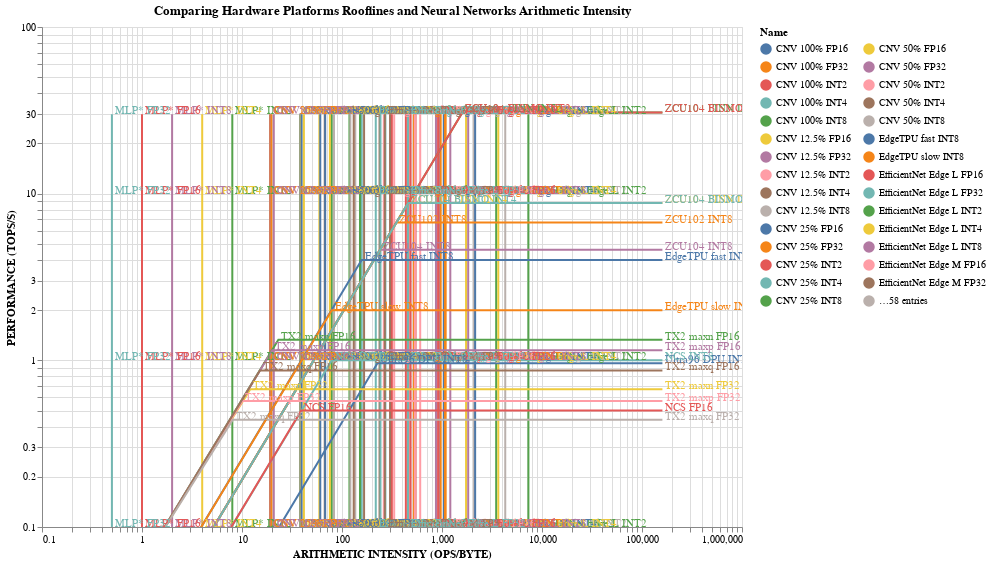

Here is the notebook cell this chart was saved with:
### Markdown cell above
Combining application requirements with hardware platform characteristics can be leveraged for performance predictions using UCB’s roofline models. Using assumptions for where weights, activation tensors, and state of a neural network are stored, combined with the size of the datatypes used, allow us to derive the arithmetic intensity of a neural network during inference. Combined with the roofline for a given hardware platform, we can provide insight as to whether a neural network will be memory or compute bound and guidance for what is theoretically possible in regards to its throughput.

### Code cell
#hide_input
# Run the Rooflines script which processes the data and creates the chart
%run scripts/altair_plots.py
rooflines(pd.read_csv("data/cleaned_csv/rooflines_hardware_neural_networks.csv"), 'imagenet|mnist|cifar')

### Figure 1 — Vega-Lite specification as saved in the notebook (floating-point values rounded to 4 significant figures; data arrays with more than 128 entries replaced by an {"elided": "..."} marker saying what was removed)
{"config": {"view": {"continuousWidth": 400, "continuousHeight": 300}}, "layer": [{"layer": [{"data": {"name": "data-af4769beeeee7fbd3b9dcf8e44483056"}, "mark": {"type": "line", "clip": true}, "encoding": {"color": {"condition": {"type": "nominal", "field": "Name", "selection": "INT2"}, "value": "lightgray"}, "order": {"type": "quantitative", "field": "arith_intens"}, "x": {"type": "quantitative", "field": "arith_intens", "scale": {"domain": [0.1, 160000], "type": "log"}, "title": "ARITHMETIC INTENSITY (OPS/BYTE)"}, "y": {"type": "quantitative", "field": "performance", "scale": {"domain": [0.2, 40], "type": "log"}, "title": "PERFORMANCE (TOPS/S)"}}, "height": 500, "selection": {"INT2": {"type": "single", "fields": ["Hide"], "bind": {"input": "checkbox"}}}, "title": "Comparing Hardware Platforms Rooflines and Neural Networks Arithmetic Intensity", "width": 700}, {"data": {"name": "data-c5795626d7ffc4d9c3951a9ed5512240"}, "mark": {"type": "line", "clip": true}, "encoding": {"color": {"condition": {"type": "nominal", "field": "Name", "selection": "INT4"}, "value": "lightgray"}, "order": {"type": "quantitative", "field": "arith_intens"}, "x": {"type": "quantitative", "field": "arith_intens", "scale": {"domain": [0.1, 160000], "type": "log"}, "title": "ARITHMETIC INTENSITY (OPS/BYTE)"}, "y": {"type": "quantitative", "field": "performance", "scale": {"domain": [0.2, 40], "type": "log"}, "title": "PERFORMANCE (TOPS/S)"}}, "height": 500, "selection": {"INT4": {"type": "single", "fields": ["Hide"], "bind": {"input": "checkbox"}}}, "title": "Comparing Hardware Platforms Rooflines and Neural Networks Arithmetic Intensity", "width": 700}, {"data": {"name": "data-6bb036f5743beba85cd1e0ad0f04b3fe"}, "mark": {"type": "line", "clip": true}, "encoding": {"color": {"condition": {"type": "nominal", "field": "Name", "selection": "INT8"}, "value": "lightgray"}, "order": {"type": "quantitative", "field": "arith_intens"}, "x": {"type": "quantitative", "field": "arith_intens", "scale": {"domain": [0.1, 160000], "type": "log"}, "title": "ARITHMETIC INTENSITY (OPS/BYTE)"}, "y": {"type": "quantitative", "field": "performance", "scale": {"domain": [0.2, 40], "type": "log"}, "title": "PERFORMANCE (TOPS/S)"}}, "height": 500, "selection": {"INT8": {"type": "single", "fields": ["Hide"], "bind": {"input": "checkbox"}}}, "title": "Comparing Hardware Platforms Rooflines and Neural Networks Arithmetic Intensity", "width": 700}, {"data": {"name": "data-02613aa67cca17af4af7d1b502d4b514"}, "mark": {"type": "line", "clip": true}, "encoding": {"color": {"condition": {"type": "nominal", "field": "Name", "selection": "FP16"}, "value": "lightgray"}, "order": {"type": "quantitative", "field": "arith_intens"}, "x": {"type": "quantitative", "field": "arith_intens", "scale": {"domain": [0.1, 160000], "type": "log"}, "title": "ARITHMETIC INTENSITY (OPS/BYTE)"}, "y": {"type": "quantitative", "field": "performance", "scale": {"domain": [0.2, 40], "type": "log"}, "title": "PERFORMANCE (TOPS/S)"}}, "height": 500, "selection": {"FP16": {"type": "single", "fields": ["Hide"], "bind": {"input": "checkbox"}}}, "title": "Comparing Hardware Platforms Rooflines and Neural Networks Arithmetic Intensity", "width": 700}, {"data": {"name": "data-12ec10a0813a34f2753263c5fb73bf4b"}, "mark": {"type": "line", "clip": true}, "encoding": {"color": {"condition": {"type": "nominal", "field": "Name", "selection": "FP32"}, "value": "lightgray"}, "order": {"type": "quantitative", "field": "arith_intens"}, "x": {"type": "quantitative", "field": "arith_intens", "scale": {"domain": [0.1, 160000], "type": "log"}, "title": "ARITHMETIC INTENSITY (OPS/BYTE)"}, "y": {"type": "quantitative", "field": "performance", "scale": {"domain": [0.2, 40], "type": "log"}, "title": "PERFORMANCE (TOPS/S)"}}, "height": 500, "selection": {"FP32": {"type": "single", "fields": ["Hide"], "bind": {"input": "checkbox"}}}, "title": "Comparing Hardware Platforms Rooflines and Neural Networks Arithmetic Intensity", "width": 700}, {"data": {"name": "data-5552f4bc2ea0b8077236233d9362be7f"}, "mark": {"type": "line", "clip": true}, "encoding": {"color": {"condition": {"type": "nominal", "field": "Name", "selection": "FPGAs  Ultra96  DPU  ZCU  "}, "value": "lightgray"}, "order": {"type": "quantitative", "field": "arith_intens"}, "x": {"type": "quantitative", "field": "arith_intens", "scale": {"domain": [0.1, 160000], "type": "log"}, "title": "ARITHMETIC INTENSITY (OPS/BYTE)"}, "y": {"type": "quantitative", "field": "performance", "scale": {"domain": [0.2, 40], "type": "log"}, "title": "PERFORMANCE (TOPS/S)"}}, "height": 500, "selection": {"FPGAs  Ultra96  DPU  ZCU  ": {"type": "single", "fields": ["Hide"], "bind": {"input": "checkbox"}}}, "title": "Comparing Hardware Platforms Rooflines and Neural Networks Arithmetic Intensity", "width": 700}, {"data": {"name": "data-59f79b70ac26650ee16fb33e419a4cdd"}, "mark": {"type": "line", "clip": true}, "encoding": {"color": {"condition": {"type": "nominal", "field": "Name", "selection": "INVIDIA  TX2  maxn, maxp, maxq  "}, "value": "lightgray"}, "order": {"type": "quantitative", "field": "arith_intens"}, "x": {"type": "quantitative", "field": "arith_intens", "scale": {"domain": [0.1, 160000], "type": "log"}, "title": "ARITHMETIC INTENSITY (OPS/BYTE)"}, "y": {"type": "quantitative", "field": "performance", "scale": {"domain": [0.2, 40], "type": "log"}, "title": "PERFORMANCE (TOPS/S)"}}, "height": 500, "selection": {"INVIDIA  TX2  maxn, maxp, maxq  ": {"type": "single", "fields": ["Hide"], "bind": {"input": "checkbox"}}}, "title": "Comparing Hardware Platforms Rooflines and Neural Networks Arithmetic Intensity", "width": 700}, {"data": {"name": "data-92df3446d2c065332553eb9ffb7dae17"}, "mark": {"type": "line", "clip": true}, "encoding": {"color": {"condition": {"type": "nominal", "field": "Name", "selection": "GOOGLE  EdgeTPU, fast, slow  "}, "value": "lightgray"}, "order": {"type": "quantitative", "field": "arith_intens"}, "x": {"type": "quantitative", "field": "arith_intens", "scale": {"domain": [0.1, 160000], "type": "log"}, "title": "ARITHMETIC INTENSITY (OPS/BYTE)"}, "y": {"type": "quantitative", "field": "performance", "scale": {"domain": [0.2, 40], "type": "log"}, "title": "PERFORMANCE (TOPS/S)"}}, "height": 500, "selection": {"GOOGLE  EdgeTPU, fast, slow  ": {"type": "single", "fields": ["Hide"], "bind": {"input": "checkbox"}}}, "title": "Comparing Hardware Platforms Rooflines and Neural Networks Arithmetic Intensity", "width": 700}, {"data": {"name": "data-3745a47dbf1f6c5f2af65983be61a8e2"}, "mark": {"type": "line", "clip": true}, "encoding": {"color": {"condition": {"type": "nominal", "field": "Name", "selection": "INTEL  NCS  "}, "value": "lightgray"}, "order": {"type": "quantitative", "field": "arith_intens"}, "x": {"type": "quantitative", "field": "arith_intens", "scale": {"domain": [0.1, 160000], "type": "log"}, "title": "ARITHMETIC INTENSITY (OPS/BYTE)"}, "y": {"type": "quantitative", "field": "performance", "scale": {"domain": [0.2, 40], "type": "log"}, "title": "PERFORMANCE (TOPS/S)"}}, "height": 500, "selection": {"INTEL  NCS  ": {"type": "single", "fields": ["Hide"], "bind": {"input": "checkbox"}}}, "title": "Comparing Hardware Platforms Rooflines and Neural Networks Arithmetic Intensity", "width": 700}]}, {"mark": {"type": "point", "clip": true}, "encoding": {"opacity": {"value": 0}, "x": {"type": "quantitative", "field": "arith_intens"}, "y": {"type": "quantitative", "field": "performance"}}, "selection": {"selector004": {"type": "single", "nearest": true, "on": "mouseover", "fields": ["arith_intens"]}}}, {"mark": {"type": "text", "align": "left", "clip": true, "dx": 3, "dy": -3}, "encoding": {"color": {"type": "nominal", "field": "Name", "legend": {"columns": 2}}, "text": {"condition": {"type": "nominal", "field": "Name", "selection": "selector004"}, "value": " "}, "x": {"type": "quantitative", "field": "arith_intens"}, "y": {"type": "quantitative", "field": "performance"}}, "selection": {"selector003": {"type": "interval", "bind": "scales", "encodings": ["x", "y"]}}}], "data": {"name": "data-9b5577c85c6dcc1f3ea6557afee93fbe"}, "height": 500, "width": 700, "$schema": "https://vega.github.io/schema/vega-lite/v4.0.2.json", "datasets": {"data-9b5577c85c6dcc1f3ea6557afee93fbe": {"elided": "331 records"}, "data-af4769beeeee7fbd3b9dcf8e44483056": [{"Name": "GoogLeNetv1 INT2", "arith_intens": "2093.97", "performance": 30.0}, {"Name": "MobileNetv1 INT2", "arith_intens": "1075.47", "performance": 30.0}, {"Name": "ResNet-50 100% INT2", "arith_intens": "1210.84", "performance": 30.0}, {"Name": "ResNet-50 80% INT2", "arith_intens": "1086.59", "performance": 30.0}, {"Name": "ResNet-50 50% INT2", "arith_intens": "949.85", "performance": 30.0}, {"Name": "ResNet-50 30% INT2", "arith_intens": "970.16", "performance": 30.0}, {"Name": "EfficientNet Edge S INT2", "arith_intens": "3481.48", "performance": 30.0}, {"Name": "EfficientNet Edge M INT2", "arith_intens": "4289.86", "performance": 30.0}, {"Name": "EfficientNet Edge L INT2", "arith_intens": "7313.21", "performance": 30.0}, {"Name": "CNV 100% INT2", "arith_intens": "304.95", "performance": 30.0}, {"Name": "CNV 50% INT2", "arith_intens": "308.32", "performance": 30.0}, {"Name": "CNV 25% INT2", "arith_intens": "315.01", "performance": 30.0}, {"Name": "CNV 12.5% INT2", "arith_intens": "332.61", "performance": 30.0}, {"Name": "MLP* INT2", "arith_intens": "8", "performance": 30.0}, {"Name": "GoogLeNetv1 INT2", "arith_intens": "2093.97", "performance": 1.0}, {"Name": "MobileNetv1 INT2", "arith_intens": "1075.47", "performance": 1.0}, {"Name": "ResNet-50 100% INT2", "arith_intens": "1210.84", "performance": 1.0}, {"Name": "ResNet-50 80% INT2", "arith_intens": "1086.59", "performance": 1.0}, {"Name": "ResNet-50 50% INT2", "arith_intens": "949.85", "performance": 1.0}, {"Name": "ResNet-50 30% INT2", "arith_intens": "970.16", "performance": 1.0}, {"Name": "EfficientNet Edge S INT2", "arith_intens": "3481.48", "performance": 1.0}, {"Name": "EfficientNet Edge M INT2", "arith_intens": "4289.86", "performance": 1.0}, {"Name": "EfficientNet Edge L INT2", "arith_intens": "7313.21", "performance": 1.0}, {"Name": "CNV 100% INT2", "arith_intens": "304.95", "performance": 1.0}, {"Name": "CNV 50% INT2", "arith_intens": "308.32", "performance": 1.0}, {"Name": "CNV 25% INT2", "arith_intens": "315.01", "performance": 1.0}, {"Name": "CNV 12.5% INT2", "arith_intens": "332.61", "performance": 1.0}, {"Name": "MLP* INT2", "arith_intens": "8", "performance": 1.0}, {"Name": "GoogLeNetv1 INT2", "arith_intens": "2093.97", "performance": 10.0}, {"Name": "MobileNetv1 INT2", "arith_intens": "1075.47", "performance": 10.0}, {"Name": "ResNet-50 100% INT2", "arith_intens": "1210.84", "performance": 10.0}, {"Name": "ResNet-50 80% INT2", "arith_intens": "1086.59", "performance": 10.0}, {"Name": "ResNet-50 50% INT2", "arith_intens": "949.85", "performance": 10.0}, {"Name": "ResNet-50 30% INT2", "arith_intens": "970.16", "performance": 10.0}, {"Name": "EfficientNet Edge S INT2", "arith_intens": "3481.48", "performance": 10.0}, {"Name": "EfficientNet Edge M INT2", "arith_intens": "4289.86", "performance": 10.0}, {"Name": "EfficientNet Edge L INT2", "arith_intens": "7313.21", "performance": 10.0}, {"Name": "CNV 100% INT2", "arith_intens": "304.95", "performance": 10.0}, {"Name": "CNV 50% INT2", "arith_intens": "308.32", "performance": 10.0}, {"Name": "CNV 25% INT2", "arith_intens": "315.01", "performance": 10.0}, {"Name": "CNV 12.5% INT2", "arith_intens": "332.61", "performance": 10.0}, {"Name": "MLP* INT2", "arith_intens": "8", "performance": 10.0}, {"Name": "GoogLeNetv1 INT2", "arith_intens": "2093.97", "performance": 0.1}, {"Name": "MobileNetv1 INT2", "arith_intens": "1075.47", "performance": 0.1}, {"Name": "ResNet-50 100% INT2", "arith_intens": "1210.84", "performance": 0.1}, {"Name": "ResNet-50 80% INT2", "arith_intens": "1086.59", "performance": 0.1}, {"Name": "ResNet-50 50% INT2", "arith_intens": "949.85", "performance": 0.1}, {"Name": "ResNet-50 30% INT2", "arith_intens": "970.16", "performance": 0.1}, {"Name": "EfficientNet Edge S INT2", "arith_intens": "3481.48", "performance": 0.1}, {"Name": "EfficientNet Edge M INT2", "arith_intens": "4289.86", "performance": 0.1}, {"Name": "EfficientNet Edge L INT2", "arith_intens": "7313.21", "performance": 0.1}, {"Name": "CNV 100% INT2", "arith_intens": "304.95", "performance": 0.1}, {"Name": "CNV 50% INT2", "arith_intens": "308.32", "performance": 0.1}, {"Name": "CNV 25% INT2", "arith_intens": "315.01", "performance": 0.1}, {"Name": "CNV 12.5% INT2", "arith_intens": "332.61", "performance": 0.1}, {"Name": "MLP* INT2", "arith_intens": "8", "performance": 0.1}], "data-c5795626d7ffc4d9c3951a9ed5512240": [{"Name": "GoogLeNetv1 INT4", "arith_intens": "1046.99", "performance": 30.0}, {"Name": "MobileNetv1 INT4", "arith_intens": "537.74", "performance": 30.0}, {"Name": "ResNet-50 100% INT4", "arith_intens": "605.42", "performance": 30.0}, {"Name": "ResNet-50 80% INT4", "arith_intens": "543.3", "performance": 30.0}, {"Name": "ResNet-50 50% INT4", "arith_intens": "474.93", "performance": 30.0}, {"Name": "ResNet-50 30% INT4", "arith_intens": "485.08", "performance": 30.0}, {"Name": "EfficientNet Edge S INT4", "arith_intens": "1740.74", "performance": 30.0}, {"Name": "EfficientNet Edge M INT4", "arith_intens": "2144.93", "performance": 30.0}, {"Name": "EfficientNet Edge L INT4", "arith_intens": "3656.6", "performance": 30.0}, {"Name": "CNV 100% INT4", "arith_intens": "152.48", "performance": 30.0}, {"Name": "CNV 50% INT4", "arith_intens": "154.16", "performance": 30.0}, {"Name": "CNV 25% INT4", "arith_intens": "157.51", "performance": 30.0}, {"Name": "CNV 12.5% INT4", "arith_intens": "166.3", "performance": 30.0}, {"Name": "MLP* INT4", "arith_intens": "4", "performance": 30.0}, {"Name": "GoogLeNetv1 INT4", "arith_intens": "1046.99", "performance": 1.0}, {"Name": "MobileNetv1 INT4", "arith_intens": "537.74", "performance": 1.0}, {"Name": "ResNet-50 100% INT4", "arith_intens": "605.42", "performance": 1.0}, {"Name": "ResNet-50 80% INT4", "arith_intens": "543.3", "performance": 1.0}, {"Name": "ResNet-50 50% INT4", "arith_intens": "474.93", "performance": 1.0}, {"Name": "ResNet-50 30% INT4", "arith_intens": "485.08", "performance": 1.0}, {"Name": "EfficientNet Edge S INT4", "arith_intens": "1740.74", "performance": 1.0}, {"Name": "EfficientNet Edge M INT4", "arith_intens": "2144.93", "performance": 1.0}, {"Name": "EfficientNet Edge L INT4", "arith_intens": "3656.6", "performance": 1.0}, {"Name": "CNV 100% INT4", "arith_intens": "152.48", "performance": 1.0}, {"Name": "CNV 50% INT4", "arith_intens": "154.16", "performance": 1.0}, {"Name": "CNV 25% INT4", "arith_intens": "157.51", "performance": 1.0}, {"Name": "CNV 12.5% INT4", "arith_intens": "166.3", "performance": 1.0}, {"Name": "MLP* INT4", "arith_intens": "4", "performance": 1.0}, {"Name": "GoogLeNetv1 INT4", "arith_intens": "1046.99", "performance": 10.0}, {"Name": "MobileNetv1 INT4", "arith_intens": "537.74", "performance": 10.0}, {"Name": "ResNet-50 100% INT4", "arith_intens": "605.42", "performance": 10.0}, {"Name": "ResNet-50 80% INT4", "arith_intens": "543.3", "performance": 10.0}, {"Name": "ResNet-50 50% INT4", "arith_intens": "474.93", "performance": 10.0}, {"Name": "ResNet-50 30% INT4", "arith_intens": "485.08", "performance": 10.0}, {"Name": "EfficientNet Edge S INT4", "arith_intens": "1740.74", "performance": 10.0}, {"Name": "EfficientNet Edge M INT4", "arith_intens": "2144.93", "performance": 10.0}, {"Name": "EfficientNet Edge L INT4", "arith_intens": "3656.6", "performance": 10.0}, {"Name": "CNV 100% INT4", "arith_intens": "152.48", "performance": 10.0}, {"Name": "CNV 50% INT4", "arith_intens": "154.16", "performance": 10.0}, {"Name": "CNV 25% INT4", "arith_intens": "157.51", "performance": 10.0}, {"Name": "CNV 12.5% INT4", "arith_intens": "166.3", "performance": 10.0}, {"Name": "MLP* INT4", "arith_intens": "4", "performance": 10.0}, {"Name": "GoogLeNetv1 INT4", "arith_intens": "1046.99", "performance": 0.1}, {"Name": "MobileNetv1 INT4", "arith_intens": "537.74", "performance": 0.1}, {"Name": "ResNet-50 100% INT4", "arith_intens": "605.42", "performance": 0.1}, {"Name": "ResNet-50 80% INT4", "arith_intens": "543.3", "performance": 0.1}, {"Name": "ResNet-50 50% INT4", "arith_intens": "474.93", "performance": 0.1}, {"Name": "ResNet-50 30% INT4", "arith_intens": "485.08", "performance": 0.1}, {"Name": "EfficientNet Edge S INT4", "arith_intens": "1740.74", "performance": 0.1}, {"Name": "EfficientNet Edge M INT4", "arith_intens": "2144.93", "performance": 0.1}, {"Name": "EfficientNet Edge L INT4", "arith_intens": "3656.6", "performance": 0.1}, {"Name": "CNV 100% INT4", "arith_intens": "152.48", "performance": 0.1}, {"Name": "CNV 50% INT4", "arith_intens": "154.16", "performance": 0.1}, {"Name": "CNV 25% INT4", "arith_intens": "157.51", "performance": 0.1}, {"Name": "CNV 12.5% INT4", "arith_intens": "166.3", "performance": 0.1}, {"Name": "MLP* INT4", "arith_intens": "4", "performance": 0.1}], "data-6bb036f5743beba85cd1e0ad0f04b3fe": [{"Name": "GoogLeNetv1 INT8", "arith_intens": "523.49", "performance": 30.0}, {"Name": "MobileNetv1 INT8", "arith_intens": "268.87", "performance": 30.0}, {"Name": "ResNet-50 100% INT8", "arith_intens": "302.71", "performance": 30.0}, {"Name": "ResNet-50 80% INT8", "arith_intens": "271.65", "performance": 30.0}, {"Name": "ResNet-50 50% INT8", "arith_intens": "237.46", "performance": 30.0}, {"Name": "ResNet-50 30% INT8", "arith_intens": "242.54", "performance": 30.0}, {"Name": "EfficientNet Edge S INT8", "arith_intens": "870.37", "performance": 30.0}, {"Name": "EfficientNet Edge M INT8", "arith_intens": "1072.46", "performance": 30.0}, {"Name": "EfficientNet Edge L INT8", "arith_intens": "1828.3", "performance": 30.0}, {"Name": "CNV 100% INT8", "arith_intens": "76.24", "performance": 30.0}, {"Name": "CNV 50% INT8", "arith_intens": "77.08", "performance": 30.0}, {"Name": "CNV 25% INT8", "arith_intens": "78.75", "performance": 30.0}, {"Name": "CNV 12.5% INT8", "arith_intens": "83.15", "performance": 30.0}, {"Name": "MLP* INT8", "arith_intens": "2", "performance": 30.0}, {"Name": "GoogLeNetv1 INT8", "arith_intens": "523.49", "performance": 1.0}, {"Name": "MobileNetv1 INT8", "arith_intens": "268.87", "performance": 1.0}, {"Name": "ResNet-50 100% INT8", "arith_intens": "302.71", "performance": 1.0}, {"Name": "ResNet-50 80% INT8", "arith_intens": "271.65", "performance": 1.0}, {"Name": "ResNet-50 50% INT8", "arith_intens": "237.46", "performance": 1.0}, {"Name": "ResNet-50 30% INT8", "arith_intens": "242.54", "performance": 1.0}, {"Name": "EfficientNet Edge S INT8", "arith_intens": "870.37", "performance": 1.0}, {"Name": "EfficientNet Edge M INT8", "arith_intens": "1072.46", "performance": 1.0}, {"Name": "EfficientNet Edge L INT8", "arith_intens": "1828.3", "performance": 1.0}, {"Name": "CNV 100% INT8", "arith_intens": "76.24", "performance": 1.0}, {"Name": "CNV 50% INT8", "arith_intens": "77.08", "performance": 1.0}, {"Name": "CNV 25% INT8", "arith_intens": "78.75", "performance": 1.0}, {"Name": "CNV 12.5% INT8", "arith_intens": "83.15", "performance": 1.0}, {"Name": "MLP* INT8", "arith_intens": "2", "performance": 1.0}, {"Name": "GoogLeNetv1 INT8", "arith_intens": "523.49", "performance": 10.0}, {"Name": "MobileNetv1 INT8", "arith_intens": "268.87", "performance": 10.0}, {"Name": "ResNet-50 100% INT8", "arith_intens": "302.71", "performance": 10.0}, {"Name": "ResNet-50 80% INT8", "arith_intens": "271.65", "performance": 10.0}, {"Name": "ResNet-50 50% INT8", "arith_intens": "237.46", "performance": 10.0}, {"Name": "ResNet-50 30% INT8", "arith_intens": "242.54", "performance": 10.0}, {"Name": "EfficientNet Edge S INT8", "arith_intens": "870.37", "performance": 10.0}, {"Name": "EfficientNet Edge M INT8", "arith_intens": "1072.46", "performance": 10.0}, {"Name": "EfficientNet Edge L INT8", "arith_intens": "1828.3", "performance": 10.0}, {"Name": "CNV 100% INT8", "arith_intens": "76.24", "performance": 10.0}, {"Name": "CNV 50% INT8", "arith_intens": "77.08", "performance": 10.0}, {"Name": "CNV 25% INT8", "arith_intens": "78.75", "performance": 10.0}, {"Name": "CNV 12.5% INT8", "arith_intens": "83.15", "performance": 10.0}, {"Name": "MLP* INT8", "arith_intens": "2", "performance": 10.0}, {"Name": "GoogLeNetv1 INT8", "arith_intens": "523.49", "performance": 0.1}, {"Name": "MobileNetv1 INT8", "arith_intens": "268.87", "performance": 0.1}, {"Name": "ResNet-50 100% INT8", "arith_intens": "302.71", "performance": 0.1}, {"Name": "ResNet-50 80% INT8", "arith_intens": "271.65", "performance": 0.1}, {"Name": "ResNet-50 50% INT8", "arith_intens": "237.46", "performance": 0.1}, {"Name": "ResNet-50 30% INT8", "arith_intens": "242.54", "performance": 0.1}, {"Name": "EfficientNet Edge S INT8", "arith_intens": "870.37", "performance": 0.1}, {"Name": "EfficientNet Edge M INT8", "arith_intens": "1072.46", "performance": 0.1}, {"Name": "EfficientNet Edge L INT8", "arith_intens": "1828.3", "performance": 0.1}, {"Name": "CNV 100% INT8", "arith_intens": "76.24", "performance": 0.1}, {"Name": "CNV 50% INT8", "arith_intens": "77.08", "performance": 0.1}, {"Name": "CNV 25% INT8", "arith_intens": "78.75", "performance": 0.1}, {"Name": "CNV 12.5% INT8", "arith_intens": "83.15", "performance": 0.1}, {"Name": "MLP* INT8", "arith_intens": "2", "performance": 0.1}], "data-02613aa67cca17af4af7d1b502d4b514": [{"Name": "GoogLeNetv1 FP16", "arith_intens": "261.75", "performance": 30.0}, {"Name": "MobileNetv1 FP16", "arith_intens": "134.43", "performance": 30.0}, {"Name": "ResNet-50 100% FP16", "arith_intens": "151.36", "performance": 30.0}, {"Name": "ResNet-50 80% FP16", "arith_intens": "135.82", "performance": 30.0}, {"Name": "ResNet-50 50% FP16", "arith_intens": "118.73", "performance": 30.0}, {"Name": "ResNet-50 30% FP16", "arith_intens": "121.27", "performance": 30.0}, {"Name": "EfficientNet Edge S FP16", "arith_intens": "435.18", "performance": 30.0}, {"Name": "EfficientNet Edge M FP16", "arith_intens": "536.23", "performance": 30.0}, {"Name": "EfficientNet Edge L FP16", "arith_intens": "914.15", "performance": 30.0}, {"Name": "CNV 100% FP16", "arith_intens": "38.12", "performance": 30.0}, {"Name": "CNV 50% FP16", "arith_intens": "38.54", "performance": 30.0}, {"Name": "CNV 25% FP16", "arith_intens": "39.38", "performance": 30.0}, {"Name": "CNV 12.5% FP16", "arith_intens": "41.58", "performance": 30.0}, {"Name": "MLP* FP16", "arith_intens": "1", "performance": 30.0}, {"Name": "GoogLeNetv1 FP16", "arith_intens": "261.75", "performance": 1.0}, {"Name": "MobileNetv1 FP16", "arith_intens": "134.43", "performance": 1.0}, {"Name": "ResNet-50 100% FP16", "arith_intens": "151.36", "performance": 1.0}, {"Name": "ResNet-50 80% FP16", "arith_intens": "135.82", "performance": 1.0}, {"Name": "ResNet-50 50% FP16", "arith_intens": "118.73", "performance": 1.0}, {"Name": "ResNet-50 30% FP16", "arith_intens": "121.27", "performance": 1.0}, {"Name": "EfficientNet Edge S FP16", "arith_intens": "435.18", "performance": 1.0}, {"Name": "EfficientNet Edge M FP16", "arith_intens": "536.23", "performance": 1.0}, {"Name": "EfficientNet Edge L FP16", "arith_intens": "914.15", "performance": 1.0}, {"Name": "CNV 100% FP16", "arith_intens": "38.12", "performance": 1.0}, {"Name": "CNV 50% FP16", "arith_intens": "38.54", "performance": 1.0}, {"Name": "CNV 25% FP16", "arith_intens": "39.38", "performance": 1.0}, {"Name": "CNV 12.5% FP16", "arith_intens": "41.58", "performance": 1.0}, {"Name": "MLP* FP16", "arith_intens": "1", "performance": 1.0}, {"Name": "GoogLeNetv1 FP16", "arith_intens": "261.75", "performance": 10.0}, {"Name": "MobileNetv1 FP16", "arith_intens": "134.43", "performance": 10.0}, {"Name": "ResNet-50 100% FP16", "arith_intens": "151.36", "performance": 10.0}, {"Name": "ResNet-50 80% FP16", "arith_intens": "135.82", "performance": 10.0}, {"Name": "ResNet-50 50% FP16", "arith_intens": "118.73", "performance": 10.0}, {"Name": "ResNet-50 30% FP16", "arith_intens": "121.27", "performance": 10.0}, {"Name": "EfficientNet Edge S FP16", "arith_intens": "435.18", "performance": 10.0}, {"Name": "EfficientNet Edge M FP16", "arith_intens": "536.23", "performance": 10.0}, {"Name": "EfficientNet Edge L FP16", "arith_intens": "914.15", "performance": 10.0}, {"Name": "CNV 100% FP16", "arith_intens": "38.12", "performance": 10.0}, {"Name": "CNV 50% FP16", "arith_intens": "38.54", "performance": 10.0}, {"Name": "CNV 25% FP16", "arith_intens": "39.38", "performance": 10.0}, {"Name": "CNV 12.5% FP16", "arith_intens": "41.58", "performance": 10.0}, {"Name": "MLP* FP16", "arith_intens": "1", "performance": 10.0}, {"Name": "GoogLeNetv1 FP16", "arith_intens": "261.75", "performance": 0.1}, {"Name": "MobileNetv1 FP16", "arith_intens": "134.43", "performance": 0.1}, {"Name": "ResNet-50 100% FP16", "arith_intens": "151.36", "performance": 0.1}, {"Name": "ResNet-50 80% FP16", "arith_intens": "135.82", "performance": 0.1}, {"Name": "ResNet-50 50% FP16", "arith_intens": "118.73", "performance": 0.1}, {"Name": "ResNet-50 30% FP16", "arith_intens": "121.27", "performance": 0.1}, {"Name": "EfficientNet Edge S FP16", "arith_intens": "435.18", "performance": 0.1}, {"Name": "EfficientNet Edge M FP16", "arith_intens": "536.23", "performance": 0.1}, {"Name": "EfficientNet Edge L FP16", "arith_intens": "914.15", "performance": 0.1}, {"Name": "CNV 100% FP16", "arith_intens": "38.12", "performance": 0.1}, {"Name": "CNV 50% FP16", "arith_intens": "38.54", "performance": 0.1}, {"Name": "CNV 25% FP16", "arith_intens": "39.38", "performance": 0.1}, {"Name": "CNV 12.5% FP16", "arith_intens": "41.58", "performance": 0.1}, {"Name": "MLP* FP16", "arith_intens": "1", "performance": 0.1}], "data-12ec10a0813a34f2753263c5fb73bf4b": [{"Name": "GoogLeNetv1 FP32", "arith_intens": "130.87", "performance": 30.0}, {"Name": "MobileNetv1 FP32", "arith_intens": "67.22", "performance": 30.0}, {"Name": "ResNet-50 100% FP32", "arith_intens": "75.68", "performance": 30.0}, {"Name": "ResNet-50 80% FP32", "arith_intens": "67.91", "performance": 30.0}, {"Name": "ResNet-50 50% FP32", "arith_intens": "59.37", "performance": 30.0}, {"Name": "ResNet-50 30% FP32", "arith_intens": "60.64", "performance": 30.0}, {"Name": "EfficientNet Edge S FP32", "arith_intens": "217.59", "performance": 30.0}, {"Name": "EfficientNet Edge M FP32", "arith_intens": "268.12", "performance": 30.0}, {"Name": "EfficientNet Edge L FP32", "arith_intens": "457.08", "performance": 30.0}, {"Name": "CNV 100% FP32", "arith_intens": "19.06", "performance": 30.0}, {"Name": "CNV 50% FP32", "arith_intens": "19.27", "performance": 30.0}, {"Name": "CNV 25% FP32", "arith_intens": "19.69", "performance": 30.0}, {"Name": "CNV 12.5% FP32", "arith_intens": "20.79", "performance": 30.0}, {"Name": "MLP* FP32", "arith_intens": "0.5", "performance": 30.0}, {"Name": "GoogLeNetv1 FP32", "arith_intens": "130.87", "performance": 1.0}, {"Name": "MobileNetv1 FP32", "arith_intens": "67.22", "performance": 1.0}, {"Name": "ResNet-50 100% FP32", "arith_intens": "75.68", "performance": 1.0}, {"Name": "ResNet-50 80% FP32", "arith_intens": "67.91", "performance": 1.0}, {"Name": "ResNet-50 50% FP32", "arith_intens": "59.37", "performance": 1.0}, {"Name": "ResNet-50 30% FP32", "arith_intens": "60.64", "performance": 1.0}, {"Name": "EfficientNet Edge S FP32", "arith_intens": "217.59", "performance": 1.0}, {"Name": "EfficientNet Edge M FP32", "arith_intens": "268.12", "performance": 1.0}, {"Name": "EfficientNet Edge L FP32", "arith_intens": "457.08", "performance": 1.0}, {"Name": "CNV 100% FP32", "arith_intens": "19.06", "performance": 1.0}, {"Name": "CNV 50% FP32", "arith_intens": "19.27", "performance": 1.0}, {"Name": "CNV 25% FP32", "arith_intens": "19.69", "performance": 1.0}, {"Name": "CNV 12.5% FP32", "arith_intens": "20.79", "performance": 1.0}, {"Name": "MLP* FP32", "arith_intens": "0.5", "performance": 1.0}, {"Name": "GoogLeNetv1 FP32", "arith_intens": "130.87", "performance": 10.0}, {"Name": "MobileNetv1 FP32", "arith_intens": "67.22", "performance": 10.0}, {"Name": "ResNet-50 100% FP32", "arith_intens": "75.68", "performance": 10.0}, {"Name": "ResNet-50 80% FP32", "arith_intens": "67.91", "performance": 10.0}, {"Name": "ResNet-50 50% FP32", "arith_intens": "59.37", "performance": 10.0}, {"Name": "ResNet-50 30% FP32", "arith_intens": "60.64", "performance": 10.0}, {"Name": "EfficientNet Edge S FP32", "arith_intens": "217.59", "performance": 10.0}, {"Name": "EfficientNet Edge M FP32", "arith_intens": "268.12", "performance": 10.0}, {"Name": "EfficientNet Edge L FP32", "arith_intens": "457.08", "performance": 10.0}, {"Name": "CNV 100% FP32", "arith_intens": "19.06", "performance": 10.0}, {"Name": "CNV 50% FP32", "arith_intens": "19.27", "performance": 10.0}, {"Name": "CNV 25% FP32", "arith_intens": "19.69", "performance": 10.0}, {"Name": "CNV 12.5% FP32", "arith_intens": "20.79", "performance": 10.0}, {"Name": "MLP* FP32", "arith_intens": "0.5", "performance": 10.0}, {"Name": "GoogLeNetv1 FP32", "arith_intens": "130.87", "performance": 0.1}, {"Name": "MobileNetv1 FP32", "arith_intens": "67.22", "performance": 0.1}, {"Name": "ResNet-50 100% FP32", "arith_intens": "75.68", "performance": 0.1}, {"Name": "ResNet-50 80% FP32", "arith_intens": "67.91", "performance": 0.1}, {"Name": "ResNet-50 50% FP32", "arith_intens": "59.37", "performance": 0.1}, {"Name": "ResNet-50 30% FP32", "arith_intens": "60.64", "performance": 0.1}, {"Name": "EfficientNet Edge S FP32", "arith_intens": "217.59", "performance": 0.1}, {"Name": "EfficientNet Edge M FP32", "arith_intens": "268.12", "performance": 0.1}, {"Name": "EfficientNet Edge L FP32", "arith_intens": "457.08", "performance": 0.1}, {"Name": "CNV 100% FP32", "arith_intens": "19.06", "performance": 0.1}, {"Name": "CNV 50% FP32", "arith_intens": "19.27", "performance": 0.1}, {"Name": "CNV 25% FP32", "arith_intens": "19.69", "performance": 0.1}, {"Name": "CNV 12.5% FP32", "arith_intens": "20.79", "performance": 0.1}, {"Name": "MLP* FP32", "arith_intens": "0.5", "performance": 0.1}], "data-5552f4bc2ea0b8077236233d9362be7f": [{"Name": "Ultra96 DPU INT8", "arith_intens": 12.1, "performance": 0.05155}, {"Name": "Ultra96 DPU INT8", "arith_intens": 226.1, "performance": 0.96}, {"Name": "Ultra96 DPU INT8", "arith_intens": 160000, "performance": 0.96}, {"Name": "ZCU104 INT8", "arith_intens": 3.1, "performance": 0.05952}, {"Name": "ZCU104 INT8", "arith_intens": 240.1, "performance": 4.6}, {"Name": "ZCU104 INT8", "arith_intens": 160000, "performance": 4.6}, {"Name": "ZCU102 INT8", "arith_intens": 3.1, "performance": 0.05952}, {"Name": "ZCU102 INT8", "arith_intens": 350.1, "performance": 6.71}, {"Name": "ZCU102 INT8", "arith_intens": 160000, "performance": 6.71}, {"Name": "ZCU104 FINN INT2", "arith_intens": 3.1, "performance": 0.05952}, {"Name": "ZCU104 FINN INT2", "arith_intens": 1599.0, "performance": 30.7}, {"Name": "ZCU104 FINN INT2", "arith_intens": 160000, "performance": 30.7}, {"Name": "ZCU104 FINN INT4", "arith_intens": 3.1, "performance": 0.05952}, {"Name": "ZCU104 FINN INT4", "arith_intens": 459.1, "performance": 8.8}, {"Name": "ZCU104 FINN INT4", "arith_intens": 160000, "performance": 8.8}, {"Name": "ZCU104 BISMO INT2", "arith_intens": 3.1, "performance": 0.05952}, {"Name": "ZCU104 BISMO INT2", "arith_intens": 1599.0, "performance": 30.7}, {"Name": "ZCU104 BISMO INT2", "arith_intens": 160000, "performance": 30.7}, {"Name": "ZCU104 BISMO INT4", "arith_intens": 3.1, "performance": 0.05952}, {"Name": "ZCU104 BISMO INT4", "arith_intens": 459.1, "performance": 8.8}, {"Name": "ZCU104 BISMO INT4", "arith_intens": 160000, "performance": 8.8}], "data-59f79b70ac26650ee16fb33e419a4cdd": [{"Name": "TX2 maxn FP16", "arith_intens": 1.1, "performance": 0.06567}, {"Name": "TX2 maxn FP16", "arith_intens": 23.1, "performance": 1.33}, {"Name": "TX2 maxn FP16", "arith_intens": 160000, "performance": 1.33}, {"Name": "TX2 maxn FP32", "arith_intens": 1.1, "performance": 0.06567}, {"Name": "TX2 maxn FP32", "arith_intens": 12.1, "performance": 0.67}, {"Name": "TX2 maxn FP32", "arith_intens": 160000, "performance": 0.67}, {"Name": "TX2 maxp FP16", "arith_intens": 1.1, "performance": 0.06567}, {"Name": "TX2 maxp FP16", "arith_intens": 20.1, "performance": 1.15}, {"Name": "TX2 maxp FP16", "arith_intens": 160000, "performance": 1.15}, {"Name": "TX2 maxp FP32", "arith_intens": 1.1, "performance": 0.06567}, {"Name": "TX2 maxp FP32", "arith_intens": 10.1, "performance": 0.57}, {"Name": "TX2 maxp FP32", "arith_intens": 160000, "performance": 0.57}, {"Name": "TX2 maxq FP16", "arith_intens": 1.1, "performance": 0.06567}, {"Name": "TX2 maxq FP16", "arith_intens": 15.1, "performance": 0.87}, {"Name": "TX2 maxq FP16", "arith_intens": 160000, "performance": 0.87}, {"Name": "TX2 maxq FP32", "arith_intens": 1.1, "performance": 0.06567}, {"Name": "TX2 maxq FP32", "arith_intens": 8.1, "performance": 0.44}, {"Name": "TX2 maxq FP32", "arith_intens": 160000, "performance": 0.44}], "data-92df3446d2c065332553eb9ffb7dae17": [{"Name": "EdgeTPU fast INT8", "arith_intens": 2.1, "performance": 0.05376}, {"Name": "EdgeTPU fast INT8", "arith_intens": 157.1, "performance": 4.0}, {"Name": "EdgeTPU fast INT8", "arith_intens": 160000, "performance": 4.0}, {"Name": "EdgeTPU slow INT8", "arith_intens": 2.1, "performance": 0.05376}, {"Name": "EdgeTPU slow INT8", "arith_intens": 79.1, "performance": 2.0}, {"Name": "EdgeTPU slow INT8", "arith_intens": 160000, "performance": 2.0}], "data-3745a47dbf1f6c5f2af65983be61a8e2": [{"Name": "NCS INT8", "arith_intens": 4.1, "performance": 0.05248}, {"Name": "NCS INT8", "arith_intens": 79.1, "performance": 1.0}, {"Name": "NCS INT8", "arith_intens": 160000, "performance": 1.0}, {"Name": "NCS FP16", "arith_intens": 4.1, "performance": 0.05248}, {"Name": "NCS FP16", "arith_intens": 39.1, "performance": 0.5}, {"Name": "NCS FP16", "arith_intens": 160000, "performance": 0.5}]}}
